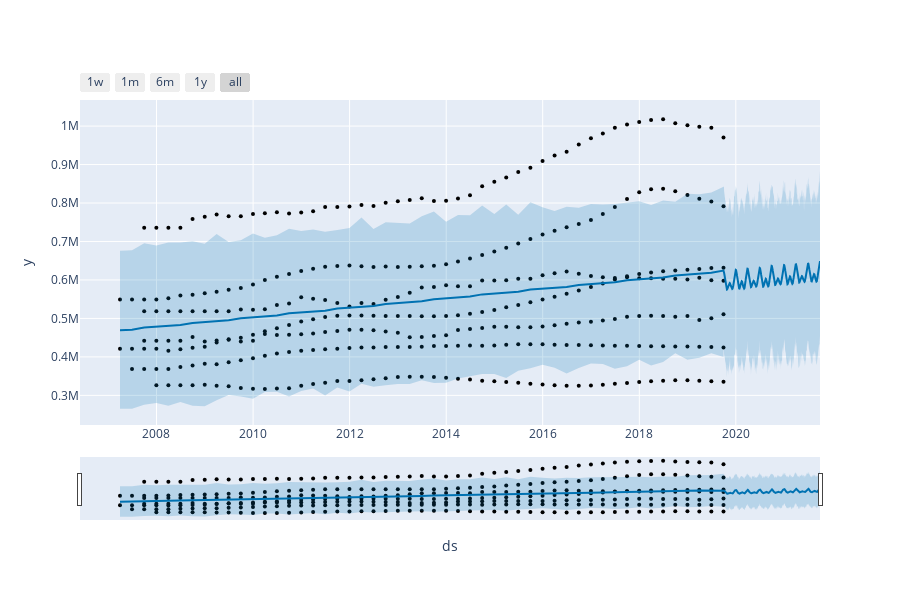

This figure's notebook cell:
### Code cell
plot_plotly(model,predicted)

### Figure 1 — Plotly figure (JSON) as saved in the notebook; plotly's stock layout.template omitted (floating-point values rounded to 4 significant figures; data arrays with more than 128 entries replaced by an {"elided": "..."} marker saying what was removed)
{"data": [{"marker": {"color": "black", "size": 4}, "mode": "markers", "name": "Actual", "type": "scatter", "x": {"elided": "347 str values"}, "y": {"elided": "347 int values"}}, {"hoverinfo": "skip", "line": {"width": 0}, "mode": "lines", "type": "scatter", "x": {"elided": "781 str values"}, "y": {"elided": "781 float values"}}, {"fill": "tonexty", "fillcolor": "rgba(0, 114, 178, 0.2)", "line": {"color": "#0072B2", "width": 2}, "mode": "lines", "name": "Predicted", "type": "scatter", "x": {"elided": "781 str values"}, "y": {"elided": "781 float values"}}, {"fill": "tonexty", "fillcolor": "rgba(0, 114, 178, 0.2)", "hoverinfo": "skip", "line": {"width": 0}, "mode": "lines", "type": "scatter", "x": {"elided": "781 str values"}, "y": {"elided": "781 float values"}}], "layout": {"height": 600, "showlegend": false, "width": 900, "xaxis": {"rangeselector": {"buttons": [{"count": 7, "label": "1w", "step": "day", "stepmode": "backward"}, {"count": 1, "label": "1m", "step": "month", "stepmode": "backward"}, {"count": 6, "label": "6m", "step": "month", "stepmode": "backward"}, {"count": 1, "label": "1y", "step": "year", "stepmode": "backward"}, {"step": "all"}]}, "rangeslider": {"visible": true}, "title": {"text": "ds"}, "type": "date"}, "yaxis": {"title": {"text": "y"}}}}
